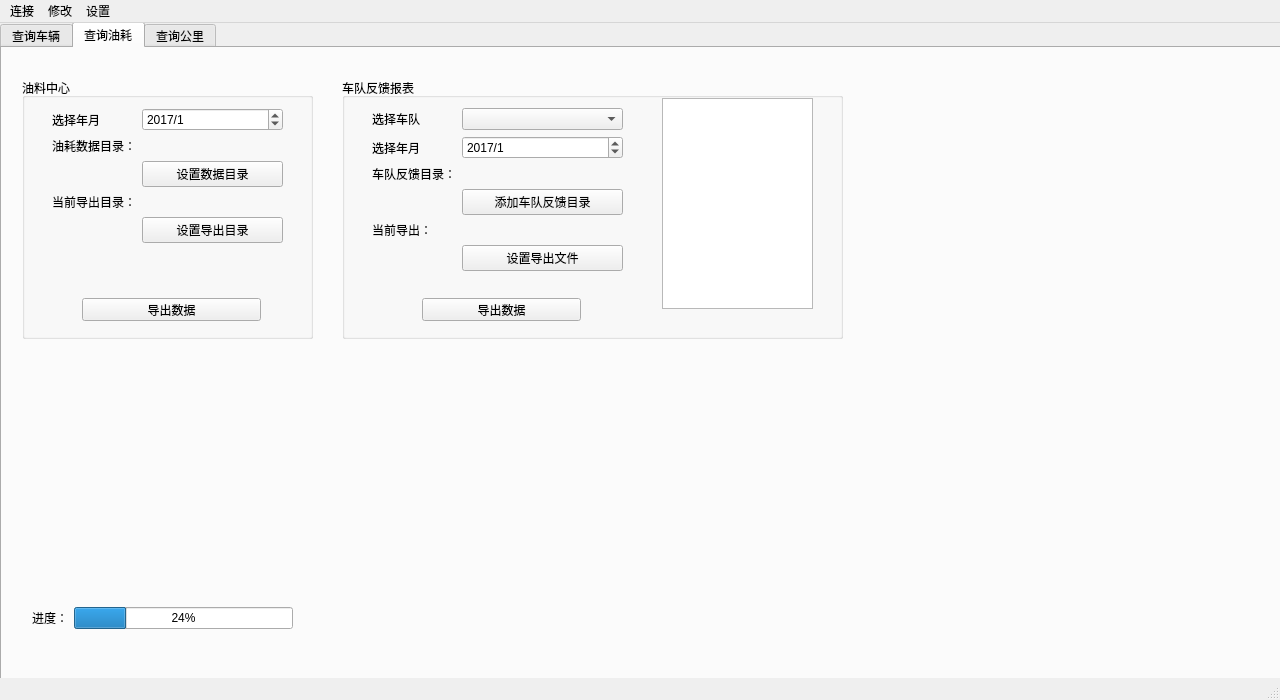
<?xml version="1.0" encoding="UTF-8"?>
<ui version="4.0">
 <class>MainWindow</class>
 <widget class="QMainWindow" name="MainWindow">
  <property name="geometry">
   <rect>
    <x>0</x>
    <y>0</y>
    <width>1280</width>
    <height>700</height>
   </rect>
  </property>
  <property name="windowTitle">
   <string>测试程序</string>
  </property>
  <widget class="QWidget" name="centralwidget">
   <widget class="QTabWidget" name="tabWidget">
    <property name="geometry">
     <rect>
      <x>0</x>
      <y>-1</y>
      <width>1281</width>
      <height>671</height>
     </rect>
    </property>
    <property name="currentIndex">
     <number>1</number>
    </property>
    <widget class="QWidget" name="tab_2">
     <attribute name="title">
      <string>查询车辆</string>
     </attribute>
     <widget class="QTableWidget" name="tableWidget">
      <property name="geometry">
       <rect>
        <x>250</x>
        <y>30</y>
        <width>931</width>
        <height>481</height>
       </rect>
      </property>
      <property name="autoScroll">
       <bool>true</bool>
      </property>
      <property name="rowCount">
       <number>15</number>
      </property>
      <property name="columnCount">
       <number>10</number>
      </property>
      <attribute name="horizontalHeaderDefaultSectionSize">
       <number>90</number>
      </attribute>
      <attribute name="horizontalHeaderMinimumSectionSize">
       <number>25</number>
      </attribute>
      <attribute name="verticalHeaderDefaultSectionSize">
       <number>30</number>
      </attribute>
      <attribute name="verticalHeaderMinimumSectionSize">
       <number>25</number>
      </attribute>
      <row/>
      <row/>
      <row/>
      <row/>
      <row/>
      <row/>
      <row/>
      <row/>
      <row/>
      <row/>
      <row/>
      <row/>
      <row/>
      <row/>
      <row/>
      <column/>
      <column/>
      <column/>
      <column/>
      <column/>
      <column/>
      <column/>
      <column/>
      <column/>
      <column/>
     </widget>
     <widget class="QWidget" name="horizontalLayoutWidget">
      <property name="geometry">
       <rect>
        <x>250</x>
        <y>520</y>
        <width>321</width>
        <height>91</height>
       </rect>
      </property>
      <layout class="QHBoxLayout" name="horizontalLayout">
       <item>
        <widget class="QPushButton" name="btn_tbpre">
         <property name="text">
          <string>上一页</string>
         </property>
        </widget>
       </item>
       <item>
        <widget class="QLabel" name="label">
         <property name="text">
          <string>第</string>
         </property>
         <property name="alignment">
          <set>Qt::AlignCenter</set>
         </property>
        </widget>
       </item>
       <item>
        <widget class="QComboBox" name="comboBox"/>
       </item>
       <item>
        <widget class="QLabel" name="label_2">
         <property name="text">
          <string>页</string>
         </property>
         <property name="alignment">
          <set>Qt::AlignCenter</set>
         </property>
        </widget>
       </item>
       <item>
        <widget class="QPushButton" name="btn_tbnext">
         <property name="text">
          <string>下一页</string>
         </property>
        </widget>
       </item>
      </layout>
     </widget>
     <widget class="QWidget" name="formLayoutWidget">
      <property name="geometry">
       <rect>
        <x>30</x>
        <y>120</y>
        <width>171</width>
        <height>144</height>
       </rect>
      </property>
      <layout class="QFormLayout" name="formLayout_2">
       <item row="0" column="0">
        <widget class="QLabel" name="lbcarid">
         <property name="text">
          <string>车牌号：</string>
         </property>
        </widget>
       </item>
       <item row="0" column="1">
        <widget class="QLineEdit" name="edit_carid"/>
       </item>
       <item row="1" column="0">
        <widget class="QLabel" name="lb_route">
         <property name="text">
          <string>线路：</string>
         </property>
        </widget>
       </item>
       <item row="1" column="1">
        <widget class="QLineEdit" name="edit_route"/>
       </item>
       <item row="2" column="0">
        <widget class="QLabel" name="lb_team">
         <property name="text">
          <string>车队：</string>
         </property>
        </widget>
       </item>
       <item row="3" column="0">
        <widget class="QLabel" name="lb_powertype">
         <property name="text">
          <string>燃料类型：</string>
         </property>
        </widget>
       </item>
       <item row="3" column="1">
        <widget class="QComboBox" name="cbPowertype"/>
       </item>
       <item row="4" column="1">
        <widget class="QCheckBox" name="cbScrap">
         <property name="text">
          <string>是否含报废</string>
         </property>
        </widget>
       </item>
       <item row="2" column="1">
        <widget class="QComboBox" name="cb_team"/>
       </item>
      </layout>
     </widget>
     <widget class="QPushButton" name="btn_query">
      <property name="geometry">
       <rect>
        <x>60</x>
        <y>540</y>
        <width>101</width>
        <height>51</height>
       </rect>
      </property>
      <property name="text">
       <string>查询</string>
      </property>
     </widget>
    </widget>
    <widget class="QWidget" name="tab_3">
     <attribute name="title">
      <string>查询油耗</string>
     </attribute>
     <widget class="QWidget" name="horizontalLayoutWidget_2">
      <property name="geometry">
       <rect>
        <x>30</x>
        <y>530</y>
        <width>261</width>
        <height>80</height>
       </rect>
      </property>
      <layout class="QHBoxLayout" name="horizontalLayout_2">
       <item>
        <widget class="QLabel" name="label_3">
         <property name="text">
          <string>进度：</string>
         </property>
        </widget>
       </item>
       <item>
        <widget class="QProgressBar" name="pboutput">
         <property name="value">
          <number>24</number>
         </property>
        </widget>
       </item>
      </layout>
     </widget>
     <widget class="QGroupBox" name="groupBox">
      <property name="geometry">
       <rect>
        <x>20</x>
        <y>30</y>
        <width>291</width>
        <height>261</height>
       </rect>
      </property>
      <property name="title">
       <string>油料中心</string>
      </property>
      <widget class="QWidget" name="formLayoutWidget_2">
       <property name="geometry">
        <rect>
         <x>30</x>
         <y>30</y>
         <width>231</width>
         <height>181</height>
        </rect>
       </property>
       <layout class="QFormLayout" name="formLayout">
        <item row="0" column="0">
         <widget class="QLabel" name="label_4">
          <property name="text">
           <string>选择年月</string>
          </property>
         </widget>
        </item>
        <item row="1" column="0">
         <widget class="QLabel" name="label_7">
          <property name="text">
           <string>油耗数据目录：</string>
          </property>
         </widget>
        </item>
        <item row="1" column="1">
         <widget class="QLabel" name="lb_inputpath">
          <property name="text">
           <string/>
          </property>
         </widget>
        </item>
        <item row="2" column="1">
         <widget class="QPushButton" name="pbInputPath">
          <property name="text">
           <string>设置数据目录</string>
          </property>
         </widget>
        </item>
        <item row="3" column="0">
         <widget class="QLabel" name="label_5">
          <property name="text">
           <string>当前导出目录：</string>
          </property>
         </widget>
        </item>
        <item row="3" column="1">
         <widget class="QLabel" name="lb_outputpath">
          <property name="minimumSize">
           <size>
            <width>0</width>
            <height>14</height>
           </size>
          </property>
          <property name="text">
           <string/>
          </property>
         </widget>
        </item>
        <item row="0" column="1">
         <widget class="QDateEdit" name="de_oilstation">
          <property name="displayFormat">
           <string>yyyy/M</string>
          </property>
          <property name="date">
           <date>
            <year>2017</year>
            <month>1</month>
            <day>1</day>
           </date>
          </property>
         </widget>
        </item>
        <item row="4" column="1">
         <widget class="QPushButton" name="pbOutputPath">
          <property name="text">
           <string>设置导出目录</string>
          </property>
         </widget>
        </item>
       </layout>
      </widget>
      <widget class="QPushButton" name="pbExport">
       <property name="geometry">
        <rect>
         <x>60</x>
         <y>220</y>
         <width>179</width>
         <height>23</height>
        </rect>
       </property>
       <property name="text">
        <string>导出数据</string>
       </property>
      </widget>
     </widget>
     <widget class="QGroupBox" name="groupBox_2">
      <property name="geometry">
       <rect>
        <x>340</x>
        <y>30</y>
        <width>501</width>
        <height>261</height>
       </rect>
      </property>
      <property name="title">
       <string>车队反馈报表</string>
      </property>
      <widget class="QWidget" name="formLayoutWidget_3">
       <property name="geometry">
        <rect>
         <x>30</x>
         <y>30</y>
         <width>251</width>
         <height>181</height>
        </rect>
       </property>
       <layout class="QFormLayout" name="formLayout_3">
        <item row="2" column="0">
         <widget class="QLabel" name="label_6">
          <property name="text">
           <string>车队反馈目录：</string>
          </property>
         </widget>
        </item>
        <item row="2" column="1">
         <widget class="QLabel" name="lb_teamfeedbackinputpath">
          <property name="text">
           <string/>
          </property>
         </widget>
        </item>
        <item row="3" column="1">
         <widget class="QPushButton" name="pb_add_teamfeedbackpath">
          <property name="text">
           <string>添加车队反馈目录</string>
          </property>
         </widget>
        </item>
        <item row="4" column="0">
         <widget class="QLabel" name="label_8">
          <property name="text">
           <string>当前导出：</string>
          </property>
         </widget>
        </item>
        <item row="4" column="1">
         <widget class="QLabel" name="lb_teamfeedbackoutputpath">
          <property name="text">
           <string/>
          </property>
         </widget>
        </item>
        <item row="5" column="1">
         <widget class="QPushButton" name="pb_feedbackoutputpath">
          <property name="text">
           <string>设置导出文件</string>
          </property>
         </widget>
        </item>
        <item row="0" column="0">
         <widget class="QLabel" name="lb_feedback_team">
          <property name="text">
           <string>选择车队</string>
          </property>
         </widget>
        </item>
        <item row="0" column="1">
         <widget class="QComboBox" name="cb_feedback_team"/>
        </item>
        <item row="1" column="0">
         <widget class="QLabel" name="label_10">
          <property name="text">
           <string>选择年月</string>
          </property>
         </widget>
        </item>
        <item row="1" column="1">
         <widget class="QDateEdit" name="de_feedback">
          <property name="displayFormat">
           <string>yyyy/M</string>
          </property>
          <property name="date">
           <date>
            <year>2017</year>
            <month>1</month>
            <day>1</day>
           </date>
          </property>
         </widget>
        </item>
       </layout>
      </widget>
      <widget class="QPushButton" name="pb_teamfeedbackexport">
       <property name="geometry">
        <rect>
         <x>80</x>
         <y>220</y>
         <width>159</width>
         <height>23</height>
        </rect>
       </property>
       <property name="text">
        <string>导出数据</string>
       </property>
      </widget>
      <widget class="QListView" name="lv_feedback_path">
       <property name="geometry">
        <rect>
         <x>320</x>
         <y>20</y>
         <width>151</width>
         <height>211</height>
        </rect>
       </property>
      </widget>
     </widget>
    </widget>
    <widget class="QWidget" name="tab">
     <attribute name="title">
      <string>查询公里</string>
     </attribute>
     <widget class="QTableWidget" name="twMailage">
      <property name="geometry">
       <rect>
        <x>250</x>
        <y>30</y>
        <width>931</width>
        <height>481</height>
       </rect>
      </property>
      <property name="autoScroll">
       <bool>true</bool>
      </property>
      <property name="rowCount">
       <number>15</number>
      </property>
      <property name="columnCount">
       <number>9</number>
      </property>
      <attribute name="horizontalHeaderDefaultSectionSize">
       <number>100</number>
      </attribute>
      <row/>
      <row/>
      <row/>
      <row/>
      <row/>
      <row/>
      <row/>
      <row/>
      <row/>
      <row/>
      <row/>
      <row/>
      <row/>
      <row/>
      <row/>
      <column/>
      <column/>
      <column/>
      <column/>
      <column/>
      <column/>
      <column/>
      <column/>
      <column/>
     </widget>
    </widget>
   </widget>
  </widget>
  <widget class="QMenuBar" name="menubar">
   <property name="geometry">
    <rect>
     <x>0</x>
     <y>0</y>
     <width>1280</width>
     <height>23</height>
    </rect>
   </property>
   <widget class="QMenu" name="menu">
    <property name="title">
     <string>连接</string>
    </property>
    <addaction name="actionlink"/>
    <addaction name="separator"/>
    <addaction name="actiontest"/>
   </widget>
   <widget class="QMenu" name="menuAlter">
    <property name="title">
     <string>修改</string>
    </property>
   </widget>
   <widget class="QMenu" name="menu_3">
    <property name="title">
     <string>设置</string>
    </property>
    <addaction name="actionSetting"/>
   </widget>
   <addaction name="menu"/>
   <addaction name="menuAlter"/>
   <addaction name="menu_3"/>
  </widget>
  <widget class="QStatusBar" name="statusbar"/>
  <action name="actionSetting">
   <property name="checkable">
    <bool>true</bool>
   </property>
   <property name="checked">
    <bool>false</bool>
   </property>
   <property name="text">
    <string>模糊检索设定</string>
   </property>
  </action>
  <action name="actionlink">
   <property name="text">
    <string>连接参数</string>
   </property>
  </action>
  <action name="actiontest">
   <property name="text">
    <string>测试连接</string>
   </property>
  </action>
 </widget>
 <tabstops>
  <tabstop>tableWidget</tabstop>
  <tabstop>btn_tbpre</tabstop>
  <tabstop>comboBox</tabstop>
  <tabstop>btn_tbnext</tabstop>
  <tabstop>edit_carid</tabstop>
  <tabstop>edit_route</tabstop>
  <tabstop>cbPowertype</tabstop>
  <tabstop>cbScrap</tabstop>
  <tabstop>cb_team</tabstop>
  <tabstop>btn_query</tabstop>
  <tabstop>tabWidget</tabstop>
  <tabstop>pbExport</tabstop>
  <tabstop>pb_add_teamfeedbackpath</tabstop>
  <tabstop>pb_feedbackoutputpath</tabstop>
  <tabstop>pb_teamfeedbackexport</tabstop>
  <tabstop>twMailage</tabstop>
  <tabstop>pbInputPath</tabstop>
  <tabstop>cb_feedback_team</tabstop>
 </tabstops>
 <resources/>
 <connections/>
</ui>
